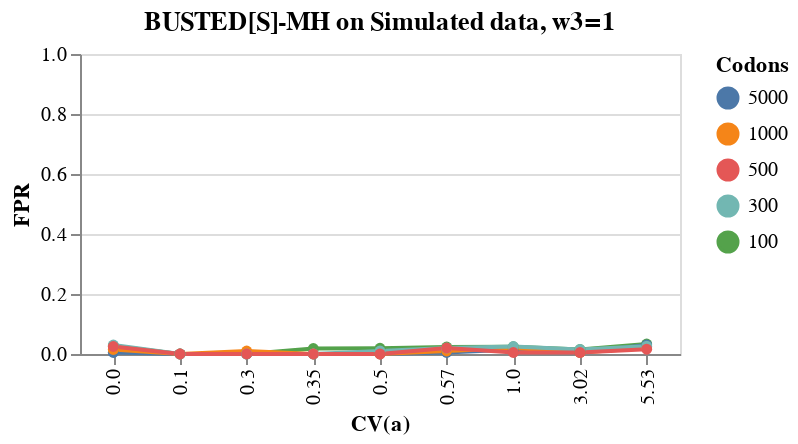

Here is the notebook cell this chart was saved with:
### Markdown cell above
## Visualization BUSTED[S]-MH

### Code cell
source = df_1

#order = ["100", "300", "500", "1000", "5000"]
order = ["5000", "1000", "500", "300", "100"]

chart1 = alt.Chart(source).mark_line(
    point=alt.OverlayMarkDef(color="red")
).encode(
    x='CV(a)',
    y= alt.Y('FPR:Q',
        scale=alt.Scale(domain=(0, 1))
    ),
    color=alt.Color('Codons', sort=order)
).properties(
    width=300,
    height=150,
    title="BUSTED[S]-MH on Simulated data, w3=1"
)

chart1

### Figure 1 — Vega-Lite specification as saved in the notebook (floating-point values rounded to 4 significant figures)
{"config": {"view": {"continuousWidth": 400, "continuousHeight": 300}}, "data": {"name": "data-d54d7fb509f139bfc6ba0e4b7b662425"}, "mark": {"type": "line", "point": {"color": "red"}}, "encoding": {"color": {"field": "Codons", "sort": ["5000", "1000", "500", "300", "100"], "type": "nominal"}, "x": {"field": "CV(a)", "type": "nominal"}, "y": {"field": "FPR", "scale": {"domain": [0, 1]}, "type": "quantitative"}}, "height": 150, "title": "BUSTED[S]-MH on Simulated data, w3=1", "width": 300, "$schema": "https://vega.github.io/schema/vega-lite/v4.17.0.json", "datasets": {"data-d54d7fb509f139bfc6ba0e4b7b662425": [{"Codons": "100", "FPR": 0.0, "CV(a)": "0.1"}, {"Codons": "5000", "FPR": 0.0, "CV(a)": "0.1"}, {"Codons": "1000", "FPR": 0.0, "CV(a)": "0.1"}, {"Codons": "300", "FPR": 0.0, "CV(a)": "0.1"}, {"Codons": "500", "FPR": 0.0, "CV(a)": "0.1"}, {"Codons": "100", "FPR": 0.024, "CV(a)": "1.0"}, {"Codons": "5000", "FPR": 0.015, "CV(a)": "1.0"}, {"Codons": "1000", "FPR": 0.02, "CV(a)": "1.0"}, {"Codons": "300", "FPR": 0.025, "CV(a)": "1.0"}, {"Codons": "500", "FPR": 0.005, "CV(a)": "1.0"}, {"Codons": "100", "FPR": 0.018, "CV(a)": "0.35"}, {"Codons": "5000", "FPR": 0.0, "CV(a)": "0.35"}, {"Codons": "1000", "FPR": 0.0, "CV(a)": "0.35"}, {"Codons": "300", "FPR": 0.0, "CV(a)": "0.35"}, {"Codons": "500", "FPR": 0.0, "CV(a)": "0.35"}, {"Codons": "100", "FPR": 0.015, "CV(a)": "3.02"}, {"Codons": "5000", "FPR": 0.005, "CV(a)": "3.02"}, {"Codons": "1000", "FPR": 0.005, "CV(a)": "3.02"}, {"Codons": "300", "FPR": 0.015, "CV(a)": "3.02"}, {"Codons": "500", "FPR": 0.005, "CV(a)": "3.02"}, {"Codons": "100", "FPR": 0.019, "CV(a)": "0.5"}, {"Codons": "5000", "FPR": 0.0, "CV(a)": "0.5"}, {"Codons": "1000", "FPR": 0.0, "CV(a)": "0.5"}, {"Codons": "300", "FPR": 0.01, "CV(a)": "0.5"}, {"Codons": "500", "FPR": 0.0, "CV(a)": "0.5"}, {"Codons": "100", "FPR": 0.033, "CV(a)": "5.53"}, {"Codons": "5000", "FPR": 0.03, "CV(a)": "5.53"}, {"Codons": "1000", "FPR": 0.02, "CV(a)": "5.53"}, {"Codons": "300", "FPR": 0.026, "CV(a)": "5.53"}, {"Codons": "500", "FPR": 0.016, "CV(a)": "5.53"}, {"Codons": "100", "FPR": 0.023, "CV(a)": "0.57"}, {"Codons": "5000", "FPR": 0.005, "CV(a)": "0.57"}, {"Codons": "1000", "FPR": 0.01, "CV(a)": "0.57"}, {"Codons": "300", "FPR": 0.02, "CV(a)": "0.57"}, {"Codons": "500", "FPR": 0.02, "CV(a)": "0.57"}, {"Codons": "100", "FPR": 0.027, "CV(a)": "0.0"}, {"Codons": "5000", "FPR": 0.005, "CV(a)": "0.0"}, {"Codons": "1000", "FPR": 0.015, "CV(a)": "0.0"}, {"Codons": "300", "FPR": 0.03, "CV(a)": "0.0"}, {"Codons": "500", "FPR": 0.025, "CV(a)": "0.0"}, {"Codons": "100", "FPR": 0.0, "CV(a)": "0.3"}, {"Codons": "5000", "FPR": 0.0, "CV(a)": "0.3"}, {"Codons": "1000", "FPR": 0.01, "CV(a)": "0.3"}, {"Codons": "300", "FPR": 0.0, "CV(a)": "0.3"}, {"Codons": "500", "FPR": 0.0, "CV(a)": "0.3"}]}}
